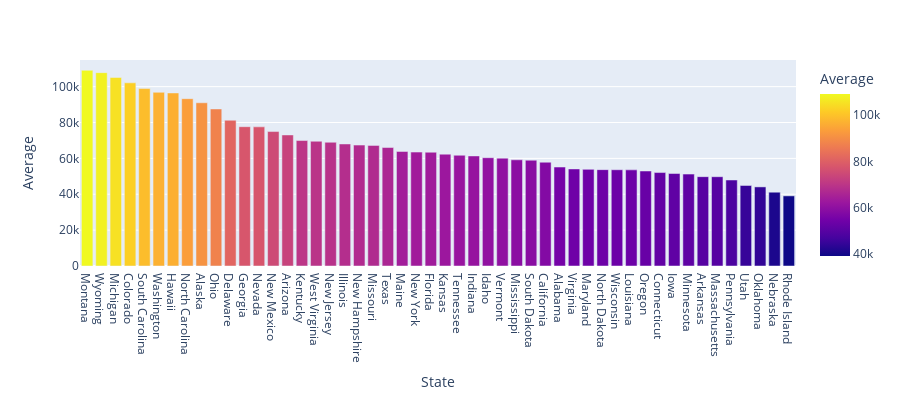

Notebook code cell kept with this figure:
### Markdown cell above
Data diatas menunjukan rata rata penjualan disetiap statenya, dimana:<br>
- Montana memiliki rata rata penjualan tertinggi dengan nilai rata rata 109103.375000
- Rhode Island memiliki rata rata penjualan terendah dengan nilai rata rata 39105.583333
- Negara bagian seperti Montana, Wyoming, dan Michigan memiliki rata rata penjualan yang sangat tinggi dibandingkan dengan negara bagian lainnya. Ini menunjukkan pasar yang kuat atau strategi penjualan yang berhasil di negara bagian tersebut tersebut.
- Negara bagian seperti Rhode Island, Nebraska, dan Oklahoma memiliki rata rata penjualan yang relatif rendah. Ini menunjukkan potensi area untuk melakukan peningkatan dan peluang bagi strategi penjualan yang lebih agresif.

Maka berdasarkan data tersebut dapat dikatakan bahwa terdapat perbedaan dalam nilai yang diberikan untuk masing-masing negara bagian.
<br>
<br>
Berikut gambaran bar chart nilai rata rata penjualan setiap negara bagian:

### Code cell
fig = px.bar(avgState, x='State', y='Average',
             color='Average',
             labels={'pop':'population of Canada'}, height=400)
fig.show()

### Figure 1 — Plotly figure (JSON) as saved in the notebook; plotly's stock layout.template omitted (floating-point values rounded to 4 significant figures)
{"data": [{"alignmentgroup": "True", "hovertemplate": "State=%{x}<br>Average=%{marker.color}<extra></extra>", "legendgroup": "", "marker": {"color": [109100.0, 107800.0, 105100.0, 102100.0, 98930.0, 96830.0, 96480.0, 93280.0, 91000.0, 87560.0, 81250.0, 77670.0, 77580.0, 74960.0, 73070.0, 69950.0, 69550.0, 68990.0, 68040.0, 67410.0, 67240.0, 66050.0, 63860.0, 63510.0, 63440.0, 62350.0, 61740.0, 61360.0, 60370.0, 60130.0, 59210.0, 59000.0, 57860.0, 55170.0, 54120.0, 53880.0, 53720.0, 53660.0, 53590.0, 52960.0, 52090.0, 51560.0, 51240.0, 49800.0, 49780.0, 47950.0, 44890.0, 44100.0, 41170.0, 39110.0], "coloraxis": "coloraxis", "pattern": {"shape": ""}}, "name": "", "offsetgroup": "", "orientation": "v", "showlegend": false, "textposition": "auto", "type": "bar", "x": ["Montana", "Wyoming", "Michigan", "Colorado", "South Carolina", "Washington", "Hawaii", "North Carolina", "Alaska", "Ohio", "Delaware", "Georgia", "Nevada", "New Mexico", "Arizona", "Kentucky", "West Virginia", "New Jersey", "Illinois", "New Hampshire", "Missouri", "Texas", "Maine", "New York", "Florida", "Kansas", "Tennessee", "Indiana", "Idaho", "Vermont", "Mississippi", "South Dakota", "California", "Alabama", "Virginia", "Maryland", "North Dakota", "Wisconsin", "Louisiana", "Oregon", "Connecticut", "Iowa", "Minnesota", "Arkansas", "Massachusetts", "Pennsylvania", "Utah", "Oklahoma", "Nebraska", "Rhode Island"], "xaxis": "x", "y": [109100.0, 107800.0, 105100.0, 102100.0, 98930.0, 96830.0, 96480.0, 93280.0, 91000.0, 87560.0, 81250.0, 77670.0, 77580.0, 74960.0, 73070.0, 69950.0, 69550.0, 68990.0, 68040.0, 67410.0, 67240.0, 66050.0, 63860.0, 63510.0, 63440.0, 62350.0, 61740.0, 61360.0, 60370.0, 60130.0, 59210.0, 59000.0, 57860.0, 55170.0, 54120.0, 53880.0, 53720.0, 53660.0, 53590.0, 52960.0, 52090.0, 51560.0, 51240.0, 49800.0, 49780.0, 47950.0, 44890.0, 44100.0, 41170.0, 39110.0], "yaxis": "y"}], "layout": {"barmode": "relative", "coloraxis": {"colorbar": {"title": {"text": "Average"}}, "colorscale": [[0, "#0d0887"], [0.1111, "#46039f"], [0.2222, "#7201a8"], [0.3333, "#9c179e"], [0.4444, "#bd3786"], [0.5556, "#d8576b"], [0.6667, "#ed7953"], [0.7778, "#fb9f3a"], [0.8889, "#fdca26"], [1, "#f0f921"]]}, "height": 400, "legend": {"tracegroupgap": 0}, "margin": {"t": 60}, "xaxis": {"anchor": "y", "domain": [0, 1], "title": {"text": "State"}}, "yaxis": {"anchor": "x", "domain": [0, 1], "title": {"text": "Average"}}}}
